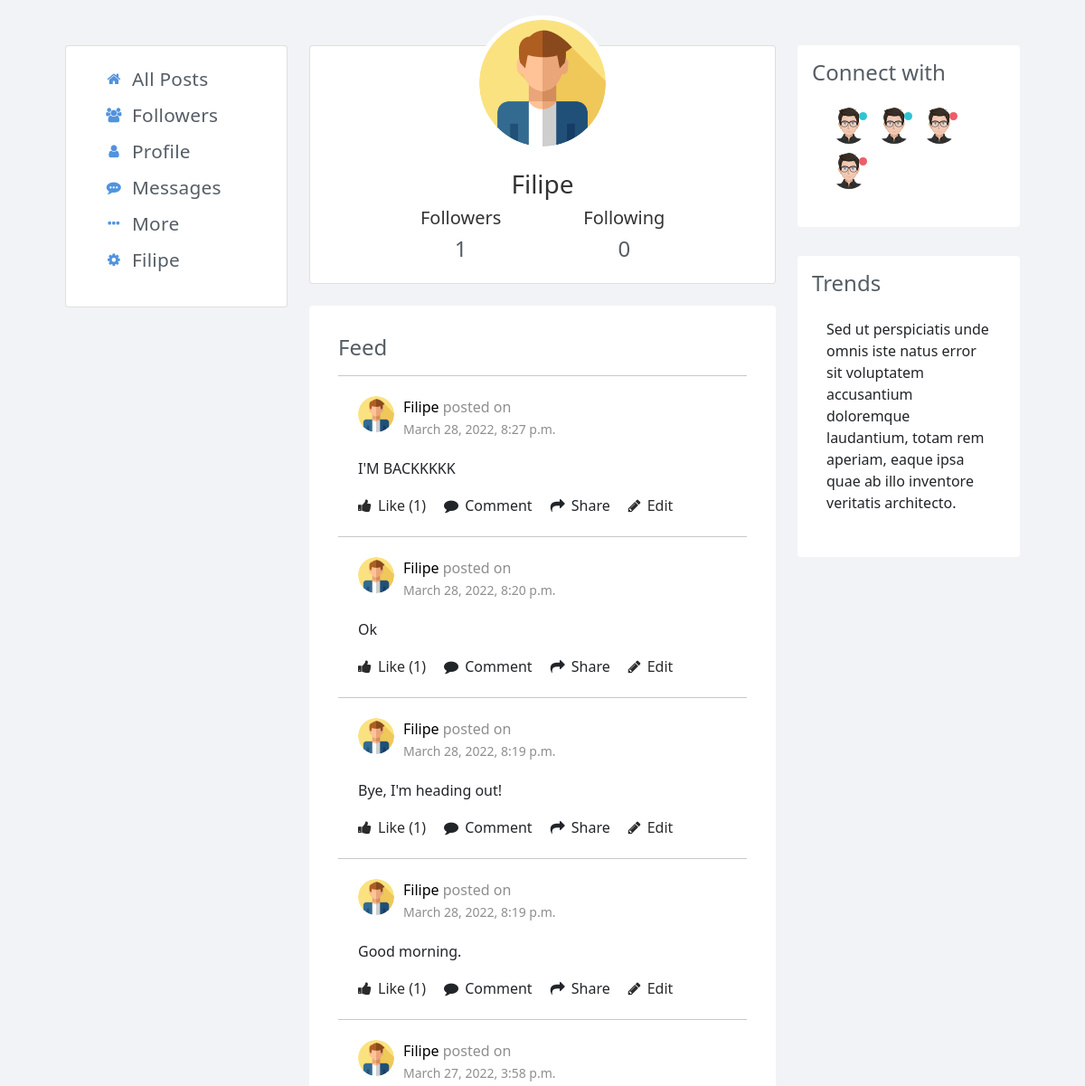
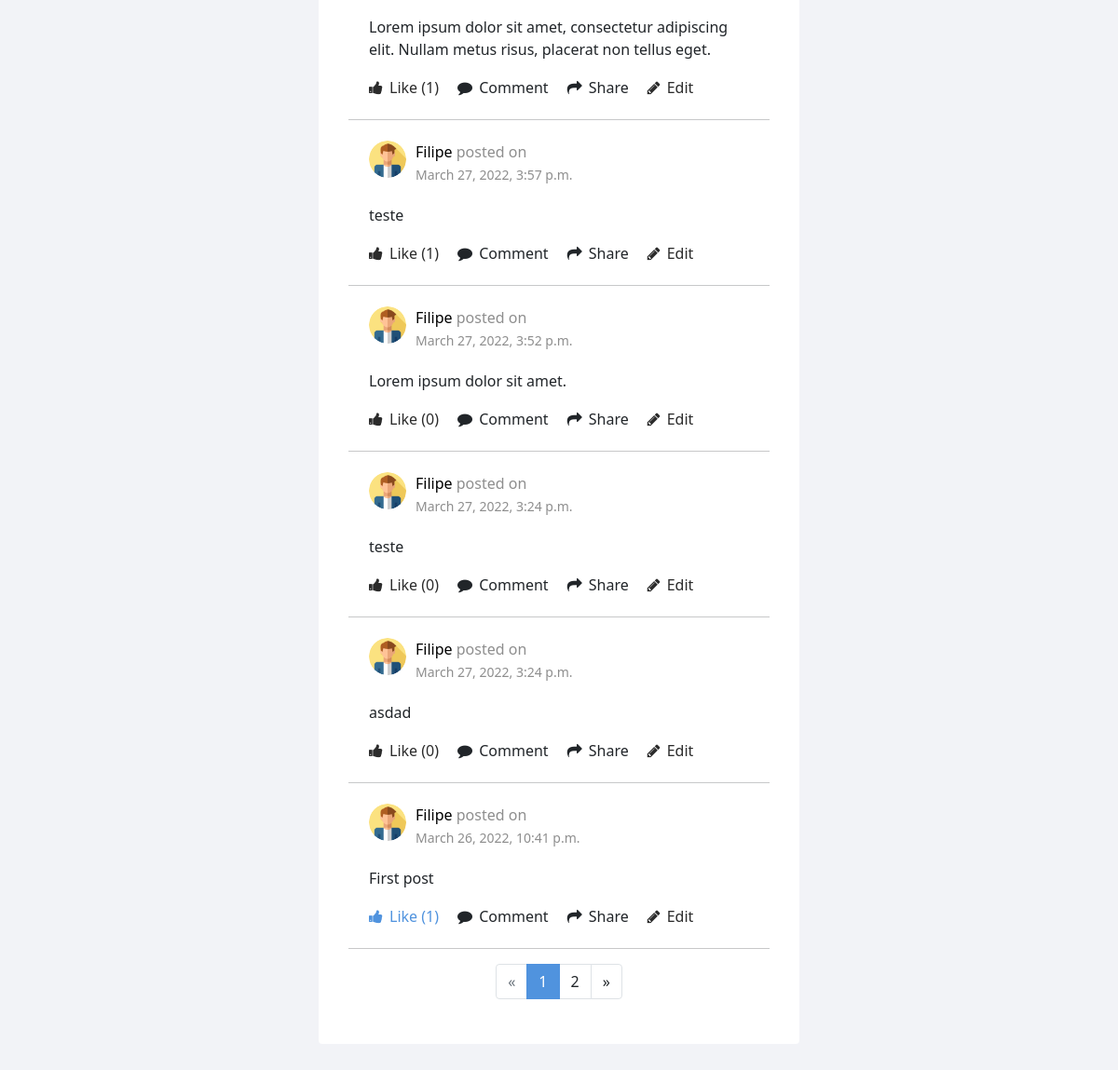
The app's page /u/Filipe (signed in) with its own data (2 pictures, top to bottom).
### network/models.py (models this page shows, shortened)
class User(AbstractUser):
    pass

class Post(models.Model):
    user = models.ForeignKey(User, on_delete=models.CASCADE, related_name="user_id")
    content = models.CharField(max_length=300, null=True, blank=True)
    timestamp = models.DateTimeField(auto_now_add=True)

### network/views.py (the view)
# urls.py: path('u/<username>', views.profile, name="profile"),
def profile(request, username):
    is_following=False
    profile_user = User.objects.get(username__iexact=username) #iexact ignores the lower and upper cases
    posts = Post.objects.filter(
            user=profile_user.id).order_by('-timestamp')
    total_following = Follow.objects.filter(
        follower=profile_user).count()
    total_followers = Follow.objects.filter(
        following=profile_user).count()
    if request.user.is_authenticated:
        logged_user = request.user.id
        if Follow.objects.filter(
        follower=request.user.id, following=profile_user).count() == 1:
            is_following=True
    user_liked_posts = Like.objects.filter(
            user_id=request.user.id).values_list('post_id', flat=True)
    post_num_like = {}
    if len(posts) > 0:
        for post in posts:
            post_num_like.update({post.id: Like.objects.filter(
        post=post.id).count()})
    paginator = Paginator(posts, 10)
    page_number = request.GET.get('page', 1)
    pages = paginator.get_page(page_number)
    return render(request, "network/profile.html", {
        "posts_pages": pages,
        "profile_user": profile_user,
        "is_following": is_following,
        "total_following": total_following,
        "total_followers": total_followers,
        "self_user_id":request.user.id,
        "post_num_likes": post_num_like,
        "user_liked_posts": user_liked_posts
    })

### network/templatetags/custom_tags.py (called while the page is built)
@register.filter(name='lookup')
def lookup(value, arg):
    return value[arg]

### network/templates/network/profile.html (shortened to what this page needs)
{% extends "network/layout.html" %}
{% load static %}
{% load custom_tags%}
{% block body %}
<div class="page-inner no-page-title" id="profile_page">
    <div id="main-wrapper">
        <div class="row">
            <div class="col-lg-5 col-xl-3">
                <div class="card mb-3">
                    <div class="card-body">
                        <ul class="nav-main" id="navbar">
                            {% if user.is_authenticated %}
                            <li class="nav-main-item">
                                <a class="nav-main-link" href="{% url 'index' %}">
                                    <i class="nav-main-link-icon fa fa-home"></i>
                                    <span class="nav-main-link-name">All Posts</span>
                                </a>
                            </li>
                            <li class="nav-main-item">
                                <a class="nav-main-link" href="{% url 'following' %}">
                                    <i class="nav-main-link-icon fa fa-users"></i>
                                    <span class="nav-main-link-name">Followers</span>
                                </a>
                            </li>
                            <li class="nav-main-item">
                                <a class="nav-main-link" href="{% url 'profile' user%}">
                                    <i class="nav-main-link-icon fa fa-user"></i>
                                    <span class="nav-main-link-name">Profile</span>
                                </a>
                            </li>
                            <li class="nav-main-item">
                                <a class="nav-main-link" href="">
                                    <i class="nav-main-link-icon fa fa-commenting"></i>
                                    <span class="nav-main-link-name">Messages</span>
                                </a>
                            </li>
                            <li class="nav-main-item">
                                <a class="nav-main-link" href="#">
                                    <i class="nav-main-link-icon fa fa-ellipsis-h"></i>
                                    <span class="nav-main-link-name">More</span>
                                </a>
                            </li>
                             <li class="nav-main-item" type="button" id="dropdownMenu2" data-bs-toggle="dropdown" aria-expanded="false">
                                <a class="nav-main-link" href="#">
                                    <i class="nav-main-link-icon fa fa-cog"></i>
                                    <span class="nav-main-link-name">{{ user.username }}</span>
                                </a>
                            </li>
                            {% endif %}
                    </div>
                </div>
            </div>
            <div class="col-lg-7 col-xl-6">
                <div class="card social-prof mb-4">
                    <div class="card-body">
                        <div class="wrapper">
                            <img src="{% static 'network/img/user-'%}{{ profile_user }}.png" alt="User Profile Picture" class="user-profile">
                            <h3 class="card-title mb-0">{{profile_user}}</h3>
                            <div class="mt-2">
                                <div class="row">
                                    <div class="col-md-6 col-lg-6"><h5>Followers</h5></div>
                                    <div class="col-md-6 col-lg-6"><h5>Following</h5></div>
                                    <div class="col-md-6"><h4 id="total_followers">{{total_followers}}</h4></div>
                                    <div class="col-md-6"><h4 id="total_following">{{total_following}}</h4></div>
                                </div>
                            </div>
                        </div>
                    </div>
                </div>
                <div class="card card-white grid-margin">
                    <div class="card-body">
                        <h4>Feed</h4>
                        <div class="profile-timeline">
                            <ul class="list-unstyled">
                                {% for post in posts_pages %}
                                <li class="timeline-item" id="post_{{post.id}}">
                                    <div class="card card-white card-no-padding">
                                        <div class="card-body">
                                            <div class="timeline-item-header">
                                                <img src="{% static 'network/img/user-'%}{{ post.user }}.png">
                                                    <p><a class="a_user" href="{% url 'profile' post.user %}">{{post.user}}</a> <span>posted on</span></p>
                                                <small>{{post.timestamp}}</small>
                                            </div>
                                            <div class="timeline-item-post">
                                                <p>{{post.content}}</p>
                                                <div class="timeline-options">
                                                    {% if post.id in user_liked_posts%}
                                                        <a class="like_btn active" id="{{post.id}}"><i class="fa fa-thumbs-up"></i> Like <span id="likes_{{post.id}}">({{post_num_likes|lookup:post.id}})</span></a>
                                                    {% else %}
                                                        <a class="like_btn" id="{{post.id}}"><i class="fa fa-thumbs-up"></i> Like <span id="likes_{{post.id}}">({{post_num_likes|lookup:post.id}})</span></a>
                                                    {% endif %}
                                                    <a><i class="fa fa-comment"></i> Comment</a>
                                                    <a><i class="fa fa-share"></i> Share</a>
                                                    {% if self_user_id == profile_user.id%}
                                                    <a class="edit_btn" data-id="{{post.id}}"><i class="fa fa-pencil"></i> Edit</a>
                                                    {% endif %}
                                                </div>
                                            </div>
                                        </div>
                                    </div>
                                </li>
                                <hr style="margin-bottom: 0px;margin-top: 0px;">
                                {% endfor %}
                            </ul>
                        </div>
                        {% if posts_pages.has_other_pages %}
                            <ul class="pagination justify-content-center">
                        {% if posts_pages.has_previous %}
                            <li class="page-item"><a class="page-link" href="?page={{ posts_pages.previous_page_number }}">«</a></li>
                        {% else %}
                            <li class="page-item disabled"><a class="page-link"><span>«</span></a></li>
                        {% endif %}
                        {% for i in posts_pages.paginator.page_range %}
                            {% if posts_pages.number == i %}
                            <li class="page-item active"><a class="page-link">{{ i }} <span class="page-link sr-only">(current)</span></a></li>
                            {% else %}
                            <li class="page-item"><a class="page-link" href="?page={{ i }}">{{ i }}</a></li>
                            {% endif %}
                        {% endfor %}
                        {% if posts_pages.has_next %}
                            <li class="page-item"><a class="page-link" href="?page={{ posts_pages.next_page_number }}">»</a></li>
                        {% else %}
                            <li class="page-item disabled"><a class="page-link"><span>»</span></a></li>
                        {% endif %}
                            </ul>
                        {% endif %}
                    </div>
                </div>
            </div>
            <div class="col-lg-12 col-xl-3">
                {% if user.is_authenticated %}
                <div class="card card-white grid-margin">
                    <div class="card-heading clearfix">
                        <h4 class="card-title">Connect with</h4>
                    </div>
                    <div class="card-body">
                         <div class="team">
                            <div class="team-member">
                                <div class="online on"></div>
                                <img src="{% static 'network/img/'%}avatar7.png" alt="" />
                            </div>
                            <div class="team-member">
                                <div class="online on"></div>
                                <img src="{% static 'network/img/'%}avatar7.png" alt="" />
                            </div>
                            <div class="team-member">
                                <div class="online off"></div>
                                <img src="{% static 'network/img/'%}avatar7.png" alt="" />
                            </div>
                            <div class="team-member">
                                <div class="online off"></div>
                                <img src="{% static 'network/img/'%}avatar7.png" alt="" />
                            </div>
                        </div>
                    </div>
                </div>
                {% endif %}
                    <div class="card card-white grid-margin">
                        <div class="card-heading clearfix">
                            <h4 class="card-title">Trends</h4>
                        </div>
                        <div class="card-body">
                            <p>Sed ut perspiciatis unde omnis iste natus error sit voluptatem accusantium doloremque laudantium, totam rem aperiam, eaque ipsa quae ab illo inventore veritatis architecto.</p>
                        </div>
                    </div>
                </div>
            </div>
        </div>
    </div>
</div>
{% endblock %}

### network/static/network/styles.css (style rules this page uses)
body { background: #f2f3f7; margin-top: 20px; }
.page-inner.no-page-title { padding-top: 30px; }
.page-inner { position: relative; min-height: calc(100% - 56px); padding: 20px 30px 40px 30px; background: #f2f3f7; }
.card.card-white { background-color: #fff; border: 1px solid transparent; border-radius: 4px; padding: 15px; }
.card-no-padding { padding: 5px !important; }
.grid-margin { margin-bottom: 2rem; }
.profile-timeline ul li .timeline-item-header { width: 100%; overflow: hidden; }
.profile-timeline ul li .timeline-item-header img { width: 40px; height: 40px; float: left; margin-right: 10px; border-radius: 50%; }
.profile-timeline ul li .timeline-item-header p { margin: 0; color: #000; font-weight: 500; }
.profile-timeline ul li .timeline-item-header p span { margin: 0; color: #8e8e8e; font-weight: normal; }
.profile-timeline ul li .timeline-item-header small { margin: 0; color: #8e8e8e; }
.profile-timeline ul li .timeline-item-post { padding: 20px 0 0 0; position: relative; }
.timeline-options { padding: 1px 0 10px 0; }
.timeline-options a { display: block; margin-right: 20px; float: left; color: #2b2b2b; text-decoration: none; }
.timeline-options a i { margin-right: 3px; }
.online { position: absolute; top: 2px; right: 2px; display: block; width: 9px; height: 9px; border-radius: 50%; background: #ccc; }
.online.on { background: #2ec5d3; }
.online.off { background: #ec5e69; }
.team .team-member { display: block; overflow: hidden; margin-bottom: 10px; float: left; position: relative; }
.team .team-member .online { top: 5px; right: 5px; }
.team .team-member img { width: 40px; float: left; border-radius: 50%; margin: 0 5px 0 5px; }
#navbar { position: relative; right: 15px; }
#navbar .nav-main-item { display: -ms-flexbox; display: -webkit-box; display: flex; -ms-flex-direction: column; -webkit-box-orient: vertical; -webkit-box-direction: normal; flex-direction: column; }
#navbar .nav-main-link { color: #555d65; }
#navbar .nav-main-link { position: relative; display: -ms-flexbox; display: -webkit-box; display: flex; -ms-flex-align: center; -webkit-box-align: center; align-items: center; padding: 0.5rem 0.625rem; margin: 2px 0; min-height: 2.25rem; font-size: 1.3rem; font-weight: 500; line-height: 1.25rem; letter-spacing: 0.0125em; color: #555d65; border-radius: 0.2rem; }
#navbar a { -webkit-transition: color 0.12s ease-out; transition: color 0.12s ease-out; }
#navbar .nav-main-link .nav-main-link-icon { color: rgba(59, 89, 152, 0.7); }
#navbar .nav-main-link .nav-main-link-icon { display: inline-block; margin-right: 0.625rem; min-width: 1.25rem; font-size: 1rem; text-align: center; color: rgba(6, 101, 208, 0.7); }
#navbar a { color: #0665d0; text-decoration: none; background-color: transparent; }
[type="button"]:not(:disabled), [type="reset"]:not(:disabled), [type="submit"]:not(:disabled), button:not(:disabled) { cursor: pointer; }
.social-prof { color: #333; text-align: center; }
.social-prof .wrapper { width: 70%; margin: auto; margin-top: -50px; }
.social-prof img { width: 150px; height: 150px; border-radius: 50%; margin-bottom: 20px; border: 5px solid #fff; }
h4 { color: #555d65; }
.a_user { color: #000; text-decoration: none; }
.like_btn { cursor: pointer; }
.edit_btn { cursor: pointer; }
.active { color: #5093de !important; }
.page-item.active .page-link { z-index: 3; color: #fff; background-color: #5093de; border-color: #5093de; }
.page-link { position: relative; display: block; color: #212529; text-decoration: none; background-color: #fff; border: 1px solid #dee2e6; -webkit-transition: color 0.15s ease-in-out, background-color 0.15s ease-in-out, border-color 0.15s ease-in-out, -webkit-box-shadow 0.15s ease-in-out; transition: color 0.15s ease-in-out, background-color 0.15s ease-in-out, border-color 0.15s ease-in-out, -webkit-box-shadow 0.15s ease-in-out; transition: color 0.15s ease-in-out, background-color 0.15s ease-in-out, border-color 0.15s ease-in-out, box-shadow 0.15s ease-in-out; transition: color 0.15s ease-in-out, background-color 0.15s ease-in-out, border-color 0.15s ease-in-out, box-shadow 0.15s ease-in-out, -webkit-box-shadow 0.15s ease-in-out; }

### records on screen
User: username "Filipe", username (picture)
Post: user (picture), user "Filipe", timestamp "March 28, 2022, 8:27 p.m.", content "I'M BACKKKKK", id "1"
Post: user (picture), user "Filipe", timestamp "March 28, 2022, 8:20 p.m.", content "Ok", id "1"
Post: user (picture), user "Filipe", timestamp "March 28, 2022, 8:19 p.m.", content "Bye, I'm heading out!", id "1"
Post: user (picture), user "Filipe", timestamp "March 28, 2022, 8:19 p.m.", content "Good morning.", id "1"
Post: user (picture), user "Filipe", timestamp "March 27, 2022, 3:58 p.m.", content "Lorem ipsum dolor sit amet, consectetur adipiscing elit. Nullam metus risus, placerat non tellus eget.", id "1"
Post: user (picture), user "Filipe", timestamp "March 27, 2022, 3:57 p.m.", content "teste", id "1"
Post: user (picture), user "Filipe", timestamp "March 27, 2022, 3:52 p.m.", content "Lorem ipsum dolor sit amet.", id "0"
Post: user (picture), user "Filipe", timestamp "March 27, 2022, 3:24 p.m.", content "teste", id "0"
Post: user (picture), user "Filipe", timestamp "March 27, 2022, 3:24 p.m.", content "asdad", id "0"
Post: user (picture), user "Filipe", timestamp "March 26, 2022, 10:41 p.m.", content "First post", id "1"

### other values on screen
{{ total_followers }} "1"
{{ total_following }} "0"
{{ i }} "1"
{{ i }} "2"
